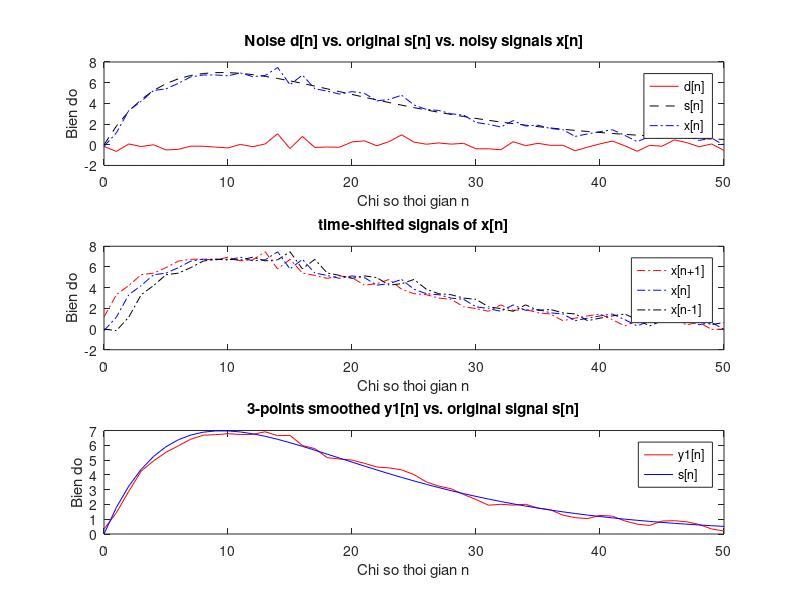
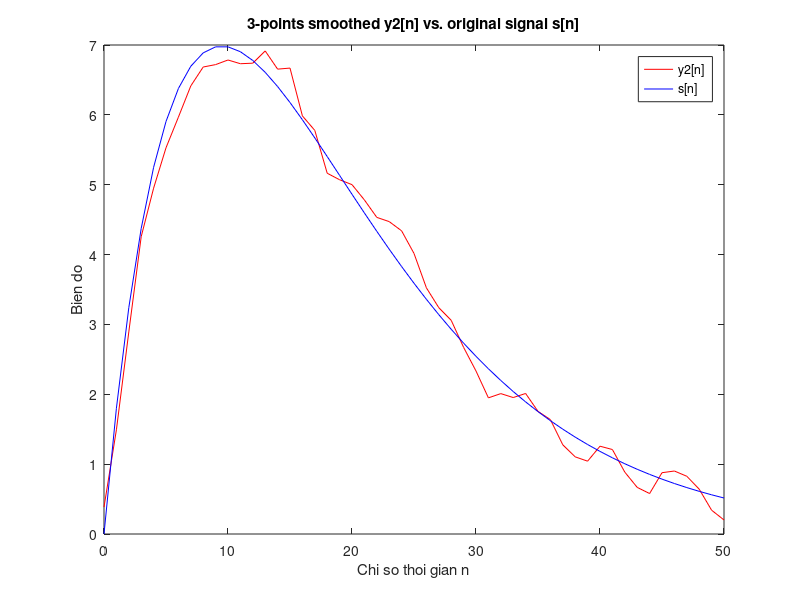
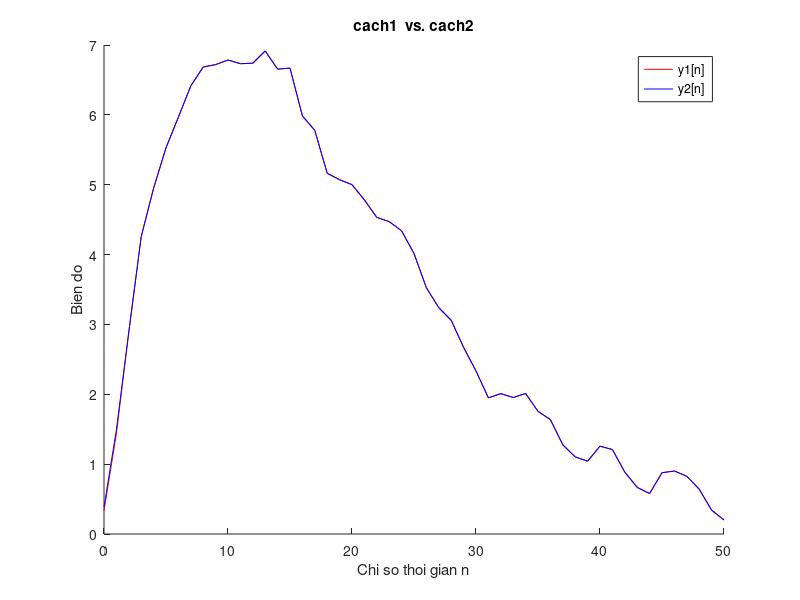

These charts were generated, in order, by the following MATLAB code:
% chuong trinh lam tron 1 tin hieu de khu nhieu (denoise)
% dung bo loc trung binh truot 3 diem (3-points moving-averaging filter)
% co PTSP: y[n] = 1/3*(x[n-1]+x[n]+x[n+1]) (he ko nhan qua)
% problem statement: co tin hieu bi lan voi nhieu x[n], di khoi phuc lai
% tin hieu goc s[n] (an trong x[n])
% ky vong KQ: y[n] cang giong s[n] cang tot

% sinh tin hieu bi lan voi nhieu cong (additive noise)
clear all;
clf;                            % clear figures
A = 0.5;                    % A ti le voi cong suat nhieu
L = 51;                         % do dai tin hieu
n = 0:L-1;                      % bien thoi gian roi rac
d = A*randn(1,L);             % sinh tin hieu Gausian noise d[n] 
s = 2*n.*(0.9.^n);              % sinh tin hieu goc s[n] = 2n(0.9)^n
x = s + d;                      % tin hieu co nhieu x[n]=s[n]+d[n]

figure(1)                    
hold on
subplot(3,1,1)                 
plot(n,d,'r-',n,s,'k--',n,x,'b-.'); % ve do thi d[n],s[n],x[n]
xlabel('Chi so thoi gian n');
ylabel('Bien do');
legend('d[n]','s[n]','x[n]');
title('Noise d[n] vs. original s[n] vs. noisy signals x[n]');

% cach 1: cai dat he thong bang cach dich thoi gian va tinh
% TBC cua 3 tin hieu
x1 = [x(2:L), 0]        % x1[n] = x[n+1]
x2 = [x]                  % x2[n] = x[n]
x3 = [0, x(1:L-1)]    % x3[n] = x[n-1]

subplot(3,1,2)
% ve do thi x[n-1],x[n],x[n+1]
plot(n,x1,'r-.',n,x2,'b-.',n,x3,'k-.');
xlabel('Chi so thoi gian n');
ylabel('Bien do');
legend('x[n+1]','x[n]','x[n-1]');
title('time-shifted signals of x[n]');

y1 = 1/3*(x1+x2+x3);     % lenh cai dat he thong
subplot(3,1,3)
% ve do thi y1[n] vs. s[n]
plot(n,y1(1:L),'r-',n,s(1:L),'b-');
xlabel('Chi so thoi gian n');
ylabel('Bien do');
legend('y1[n]','s[n]');
title('3-points smoothed y1[n] vs. original signal s[n]');

% cach 2: cai dat he thong bang cach dung ham tinh tong chap conv()
% ghep noi tiep he som 1 don vi h1[n]=delta(n+1) va he lay TB cong nhan qua
% yNQ[n] = 1/3*(x[n]+x[n+1]+x[n+2])
h = 1/3 * ones(1,3);    % h[n] = [1/3, 1/3, 1/3] (n=-1,0,1)
y2 = conv(x1, h);         % y2[n] = x[n+1] * h[n] = x1[n] * h[n] 
% ve do thi y2[n] vs. s[n]
figure(2)
plot(n,y2(1:L),'r-',n,s(1:L),'b-');
xlabel('Chi so thoi gian n');
ylabel('Bien do');
legend('y2[n]','s[n]');
title('3-points smoothed y2[n] vs. original signal s[n]');

% ve do thi xep chong y1[n] va y2[n] de test ket qua
figure(3)
hold on
plot(n,y1,'r-',n,y2(1:L),'b-');
xlabel('Chi so thoi gian n');
ylabel('Bien do');
legend('y1[n]','y2[n]');
title('cach1  vs. cach2');

% cach 3: dung vong lap (hieu n l? mot chi so mau nao do)
% PUT YOUR CODE HERE



